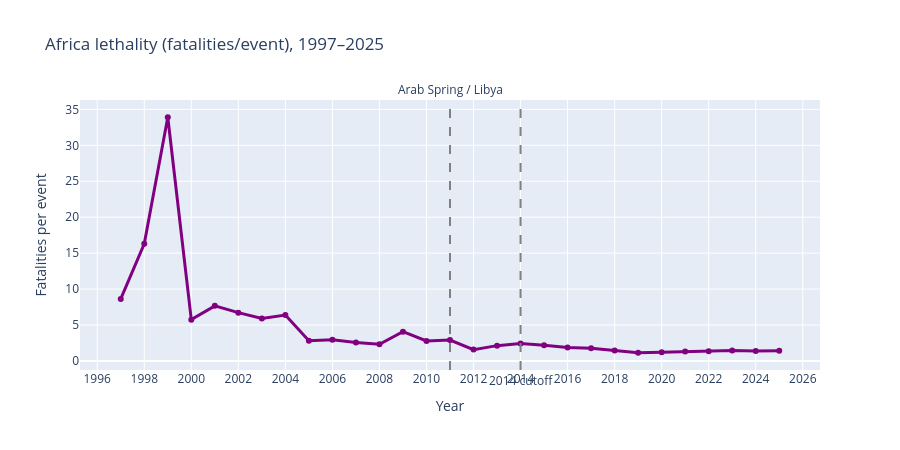

Source (notebook cell):
### Code cell
fig_l = go.Figure()
fig_l.add_trace(go.Scatter(x=annual['YEAR'], y=annual['LETHALITY'],
                           mode='lines+markers', line=dict(color='purple', width=3)))
fig_l.add_vline(x=2011, line_dash='dash', line_color='grey',
                annotation_text='Arab Spring / Libya', annotation_position='top')
fig_l.add_vline(x=2014, line_dash='dash', line_color='grey',
                annotation_text='2014 cutoff', annotation_position='bottom')
fig_l.update_layout(title='Africa lethality (fatalities/event), 1997–2025',
                    xaxis_title='Year', yaxis_title='Fatalities per event',
                    height=450, xaxis=dict(dtick=2))
fig_l.write_html(FIGDIR / '05_africa_lethality.html', include_plotlyjs='cdn')
fig_l.show()

### Figure 1 — Plotly figure (JSON) as saved in the notebook; plotly's stock layout.template omitted (floating-point values rounded to 4 significant figures)
{"data": [{"line": {"color": "purple", "width": 3}, "mode": "lines+markers", "type": "scatter", "x": [1997, 1998, 1999, 2000, 2001, 2002, 2003, 2004, 2005, 2006, 2007, 2008, 2009, 2010, 2011, 2012, 2013, 2014, 2015, 2016, 2017, 2018, 2019, 2020, 2021, 2022, 2023, 2024, 2025], "y": [8.626, 16.3, 33.9, 5.751, 7.669, 6.719, 5.918, 6.379, 2.815, 2.965, 2.576, 2.329, 4.074, 2.788, 2.91, 1.579, 2.133, 2.438, 2.193, 1.863, 1.782, 1.449, 1.143, 1.206, 1.317, 1.344, 1.467, 1.373, 1.418]}], "layout": {"annotations": [{"showarrow": false, "text": "Arab Spring / Libya", "x": 2011, "xanchor": "center", "xref": "x", "y": 1, "yanchor": "bottom", "yref": "y domain"}, {"showarrow": false, "text": "2014 cutoff", "x": 2014, "xanchor": "center", "xref": "x", "y": 0, "yanchor": "top", "yref": "y domain"}], "height": 450, "shapes": [{"line": {"color": "grey", "dash": "dash"}, "type": "line", "x0": 2011, "x1": 2011, "xref": "x", "y0": 0, "y1": 1, "yref": "y domain"}, {"line": {"color": "grey", "dash": "dash"}, "type": "line", "x0": 2014, "x1": 2014, "xref": "x", "y0": 0, "y1": 1, "yref": "y domain"}], "title": {"text": "Africa lethality (fatalities/event), 1997–2025"}, "xaxis": {"dtick": 2, "title": {"text": "Year"}}, "yaxis": {"title": {"text": "Fatalities per event"}}}}
